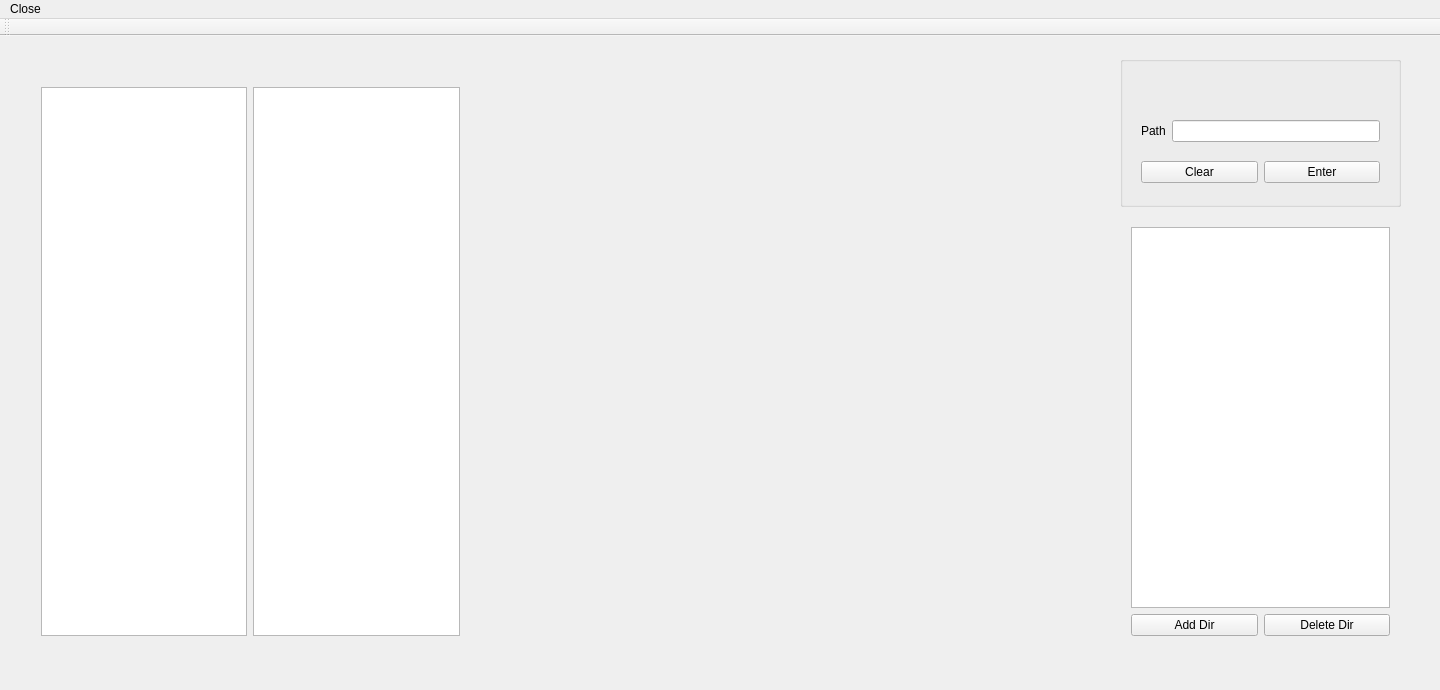
<?xml version="1.0" encoding="UTF-8"?>
<ui version="4.0">
 <class>MainWindow</class>
 <widget class="QMainWindow" name="MainWindow">
  <property name="geometry">
   <rect>
    <x>0</x>
    <y>0</y>
    <width>1440</width>
    <height>690</height>
   </rect>
  </property>
  <property name="windowTitle">
   <string>MainWindow</string>
  </property>
  <property name="styleSheet">
   <string notr="true">QWidget#centralWidget{
background-color: #f5fffa;

}

#9df9c9</string>
  </property>
  <widget class="QWidget" name="centralWidget">
   <property name="sizePolicy">
    <sizepolicy hsizetype="Preferred" vsizetype="Preferred">
     <horstretch>0</horstretch>
     <verstretch>0</verstretch>
    </sizepolicy>
   </property>
   <widget class="QWidget" name="layoutWidget">
    <property name="geometry">
     <rect>
      <x>1120</x>
      <y>180</y>
      <width>281</width>
      <height>431</height>
     </rect>
    </property>
    <layout class="QVBoxLayout" name="verticalLayout">
     <item>
      <widget class="QTreeView" name="treeView"/>
     </item>
     <item>
      <layout class="QHBoxLayout" name="horizontalLayout">
       <item>
        <widget class="QPushButton" name="pushButton">
         <property name="text">
          <string>Add Dir</string>
         </property>
        </widget>
       </item>
       <item>
        <widget class="QPushButton" name="pushButton_2">
         <property name="text">
          <string>Delete Dir</string>
         </property>
        </widget>
       </item>
      </layout>
     </item>
    </layout>
   </widget>
   <widget class="QWidget" name="layoutWidget">
    <property name="geometry">
     <rect>
      <x>30</x>
      <y>40</y>
      <width>441</width>
      <height>571</height>
     </rect>
    </property>
    <layout class="QHBoxLayout" name="horizontalLayout_2">
     <item>
      <widget class="QTreeView" name="treeView_2"/>
     </item>
     <item>
      <widget class="QListView" name="listView"/>
     </item>
    </layout>
   </widget>
   <widget class="QWidget" name="verticalLayoutWidget">
    <property name="geometry">
     <rect>
      <x>480</x>
      <y>40</y>
      <width>631</width>
      <height>571</height>
     </rect>
    </property>
    <layout class="QVBoxLayout" name="verticalLayout_2">
     <property name="sizeConstraint">
      <enum>QLayout::SetDefaultConstraint</enum>
     </property>
    </layout>
   </widget>
   <widget class="QGroupBox" name="groupBox">
    <property name="geometry">
     <rect>
      <x>1120</x>
      <y>20</y>
      <width>281</width>
      <height>151</height>
     </rect>
    </property>
    <property name="title">
     <string/>
    </property>
    <widget class="QWidget" name="layoutWidget">
     <property name="geometry">
      <rect>
       <x>10</x>
       <y>40</y>
       <width>261</width>
       <height>111</height>
      </rect>
     </property>
     <layout class="QVBoxLayout" name="verticalLayout_3">
      <item>
       <layout class="QHBoxLayout" name="horizontalLayout_3">
        <item>
         <widget class="QLabel" name="label">
          <property name="text">
           <string>Path</string>
          </property>
         </widget>
        </item>
        <item>
         <widget class="QLineEdit" name="lineEdit"/>
        </item>
       </layout>
      </item>
      <item>
       <layout class="QHBoxLayout" name="horizontalLayout_4">
        <item>
         <widget class="QPushButton" name="pushButton_3">
          <property name="text">
           <string>Clear</string>
          </property>
         </widget>
        </item>
        <item>
         <widget class="QPushButton" name="pushButton_4">
          <property name="text">
           <string>Enter</string>
          </property>
         </widget>
        </item>
       </layout>
      </item>
     </layout>
    </widget>
   </widget>
  </widget>
  <widget class="QToolBar" name="mainToolBar">
   <attribute name="toolBarArea">
    <enum>TopToolBarArea</enum>
   </attribute>
   <attribute name="toolBarBreak">
    <bool>false</bool>
   </attribute>
  </widget>
  <widget class="QMenuBar" name="menuBar">
   <property name="geometry">
    <rect>
     <x>0</x>
     <y>0</y>
     <width>1440</width>
     <height>22</height>
    </rect>
   </property>
   <widget class="QMenu" name="menuDisk">
    <property name="title">
     <string>Close</string>
    </property>
   </widget>
   <addaction name="menuDisk"/>
  </widget>
 </widget>
 <layoutdefault spacing="6" margin="11"/>
 <resources/>
 <connections/>
</ui>
